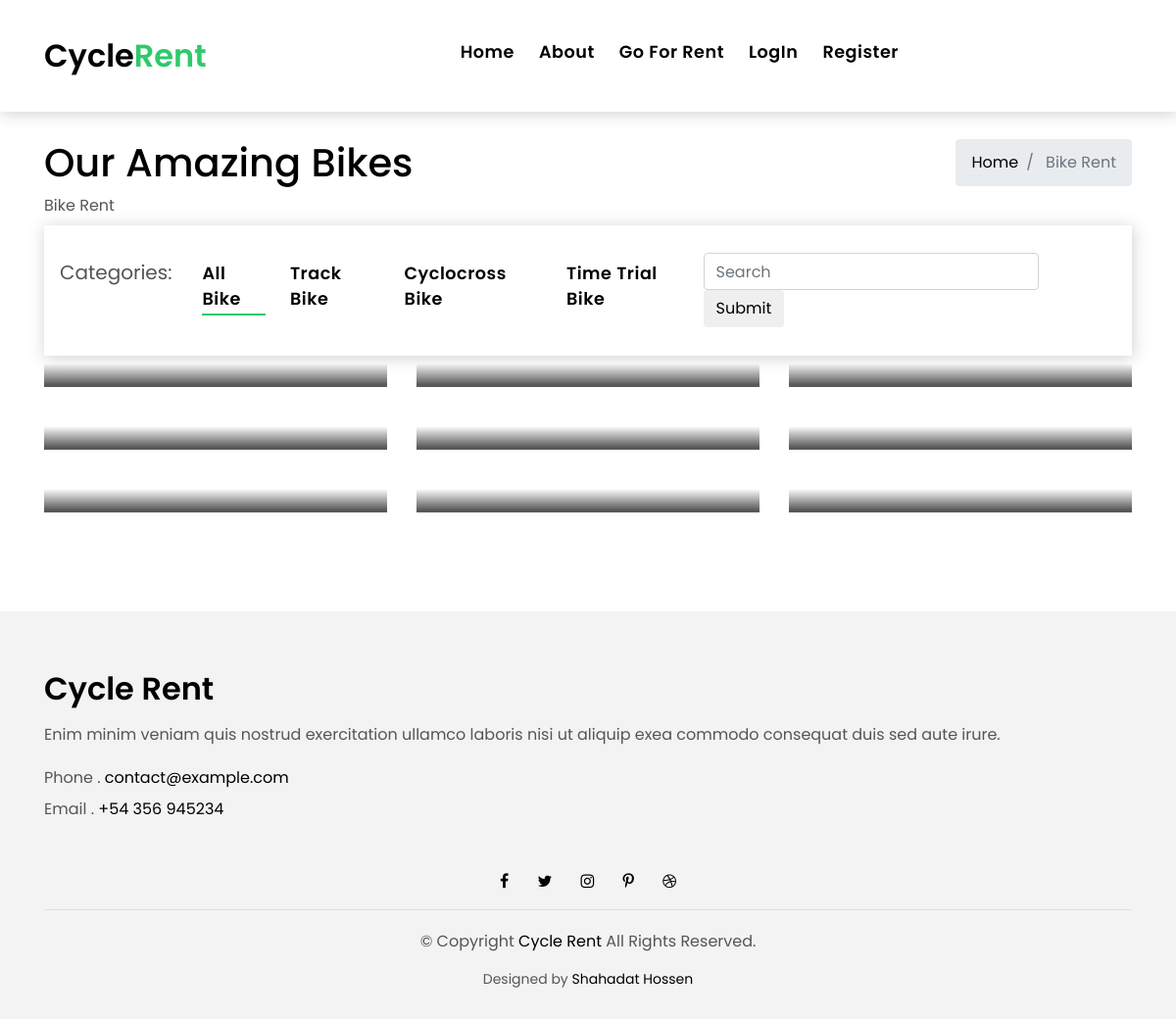
The page /go_for_rent/bike_list/ on the database its author committed.
### rent/models.py (models this page shows, shortened)
class Header(models.Model):
	title = models.CharField(max_length=120)
	text = models.CharField(max_length=12)

class BikeCategory(models.Model):
	title = models.CharField(max_length=120,unique=True)
	slug = models.SlugField(unique=True)
	active = models.BooleanField(default=True)
	timestamp = models.DateTimeField(auto_now_add=True,auto_now=False)
	def __str__(self):
		return self.title
	def get_absolute_url(self):
		return reverse("rent:bike_category", kwargs={
            'slug': self.slug
        })

### rent/views.py (the view, shortened to what this page needs)
# urls.py: path('bike_list/', BikeListView.as_view(), name='bike_list'),
class BikeListView(ListView):
	model = Bike
	queryset = Bike.objects.all()
	paginate_by = 12
	def get_context_data(self,*args,**kwargs):
		context = super().get_context_data(*args,**kwargs)
		context["header"] = Header.objects.all()[:1]
		context["category"] = BikeCategory.objects.filter(active=True)
		context["query"] = self.request.GET.get("q")
		return context
	def get_queryset(self, *args, **kwargs):
		qs = super().get_queryset(*args,**kwargs)
		query = self.request.GET.get("q")
		return qs

### rent/models.py (called while the page is built)
	def get_cart_url(self):
		return reverse("rent:bike_detail", kwargs={
            'slug': self.slug
        })

### rent/templates/rent/bike_list.html (shortened to what this page needs)
{% extends "base.html" %}
{% load static %}
{% block content %}
  <section style="margin-top:70px">
    <div class="container">
      <div class="row">
        <div class="col-md-12 col-lg-8">
          <div class="title-single-box">
            {% for obj in header %}
              <h1 class="title-single">{{ obj.title }}</h1>
              <span class="color-text-a">{{ obj.text }}</span>
            {% endfor %}
          </div>
        </div>
        <div class="col-md-12 col-lg-4">
          <nav aria-label="breadcrumb" class="breadcrumb-box d-flex justify-content-lg-end">
            <ol class="breadcrumb">
              <li class="breadcrumb-item">
                <a href="{% url 'home' %}">Home</a>
              </li>
              <li class="breadcrumb-item active" aria-current="page">
                Bike Rent
              </li>
            </ol>
          </nav>
        </div>
      </div>
    </div>
  </section>
  <section class="property-grid grid">
    <div class="container">
      {% include 'rent/bikes_section.html' with objects=object_list cat_objects=category%}
      <div class="row">
        <div class="col-sm-12">
        </div>
      </div>
    </div>
  </section>
{% endblock %}

### rent/templates/rent/bikes_section.html (shortened to what this page needs)
{% url 'rent:bike_list' as bike_list %}
<div class="row">
  <div class="col-sm-12">
    <nav class="navbar navbar-default navbar-trans navbar-expand-lg mt-2 mb-2">
      <div class="collapse navbar-collapse" id="basicExampleNav">
        <ul class="navbar-nav mr-auto">
          <span class="navbar-brand">Categories:</span>
          <li class="nav-item">
            <a class="nav-link {% if request.path == bike_list %} active {% endif %}" href="{% url 'rent:bike_list' %}">
              All Bike
            </a>
          </li>
            {% for cat in cat_objects %}
              <li class="nav-item">
                <a class="nav-link {% if request.path == cat.get_absolute_url %} active {% endif %}" href="{{ cat.get_absolute_url }}">
                  {{ cat }}
                </a>
              </li>
            {% endfor %}
        </ul>
        <form action="{% url  'rent:bike_list' %} " class="form-inline" method="GET" role="Search">
          <div class="md-form my-0">
            <input name="q"  class="form-control mr-sm-2" type="text" placeholder="Search" aria-label="Search">
            <input class="btn " type="submit" placeholder="Submit" >
          </div>
        </form>
      </div>
    </nav>
  </div>
  {% for obj in objects %}
    <div class="col-md-4">
      <div class="card-box-a card-shadow">
        <div class="img-box-a">
        </div>
        <div class="card-overlay">
          <div class="card-overlay-a-content">
            <div class="card-body-a">
            </div>
          </div>
        </div>
      </div>
    </div>
  {% endfor %}
</div>

### static_in_pro/css/style.css (style rules this page uses)
body { font-family: 'Poppins', sans-serif; color: #555555; }
h1, h2, h3, h4, h5, h6 { color: #000000; }
a { color: #000000; transition: all .5s ease; }
.color-text-a { color: #555555; }
.navbar-default { transition: all .5s ease-in-out; background-color: #ffffff; padding-top: 28px; padding-bottom: 28px; -webkit-backface-visibility: hidden; backface-visibility: hidden; box-shadow: 1px 2px 15px rgba(100, 100, 100, 0.3); }
.navbar-default.navbar-trans, .navbar-default.navbar-reduce { -webkit-backface-visibility: hidden; backface-visibility: hidden; }
.navbar-default.navbar-trans .nav-item, .navbar-default.navbar-reduce .nav-item { position: relative; padding-right: 10px; padding-bottom: 8px; margin-left: 0; }
.navbar-default.navbar-trans .nav-link, .navbar-default.navbar-reduce .nav-link { font-size: 1.1rem; color: #000000; font-weight: 600; letter-spacing: 0.030em; transition: all 0.1s ease-in-out; position: relative; padding-left: 0; padding-right: 0; }
.navbar-default.navbar-trans .nav-link:before, .navbar-default.navbar-reduce .nav-link:before { content: ''; position: absolute; bottom: 5px; left: 0; width: 100%; height: 2px; z-index: 0; background-color: #2eca6a; -webkit-transform: scaleX(0); transform: scaleX(0); -webkit-transform-origin: right; transform-origin: right; transition: opacity .2s ease-out 0.3s, -webkit-transform .2s ease-out; transition: transform .2s ease-out, opacity .2s ease-out 0.3s; transition: transform .2s ease-out, opacity .2s ease-out 0.3s, -webkit-transform .2s ease-out; }
.navbar-default.navbar-trans .show > .nav-link:before, .navbar-default.navbar-trans .active > .nav-link:before, .navbar-default.navbar-trans .nav-link.show:before, .navbar-default.navbar-trans .nav-link.active:before, .navbar-default.navbar-reduce .show > .nav-link:before, .navbar-default.navbar-reduce .active > .nav-link:before, .navbar-default.navbar-reduce .nav-link.show:before, .navbar-default.navbar-reduce .nav-link.active:before { -webkit-transform: scaleX(1); transform: scaleX(1); }
.navbar-default.navbar-trans .nav-link:before { background-color: #2eca6a; }
.navbar-default.navbar-trans .show > .nav-link, .navbar-default.navbar-trans .active > .nav-link, .navbar-default.navbar-trans .nav-link.show, .navbar-default.navbar-trans .nav-link.active { color: #000000; }
.card-box-a, .card-box-b, .card-box-d { position: relative; overflow: hidden; -webkit-backface-visibility: hidden; backface-visibility: hidden; }
.card-overlay { position: absolute; width: 100%; height: 100%; top: 0; left: 0; }
.card-shadow { -webkit-backface-visibility: hidden; backface-visibility: hidden; }
.card-shadow:before { content: ' '; position: absolute; top: 0; left: 0; width: 100%; height: 100%; z-index: 1; background: linear-gradient(to bottom, rgba(0, 0, 0, 0) 0%, rgba(0, 0, 0, 0.2) 27%, rgba(0, 0, 0, 0.65) 90%); }
.card-overlay-a-content { transition: all .5s ease-in; position: absolute; width: 100%; bottom: 0px; z-index: 2; }
.card-body-a { z-index: 2; transition: all .5s ease-in; padding: 0rem 1rem 2rem 1rem; }
.btn { transition: .5s ease; }
@media (min-width: 768px) { .navbar-default.navbar-trans .nav-item, .navbar-default.navbar-reduce .nav-item { margin-left: 15px; } }
@media (min-width: 768px) { .grid .card-box-a, .grid .card-box-b, .grid .card-box-c, .grid .card-box-d { margin-bottom: 2.5rem; } }
@media (min-width: 768px) { .card-overlay-a-content { bottom: -20px; } }
@media (min-width: 992px) { .card-overlay-a-content { bottom: 0px; } }

### rows shown on the page
Header: title "Our Amazing Bikes", text "Bike Rent"
BikeCategory: title "Track Bike"
BikeCategory: title "Cyclocross Bike"
BikeCategory: title "Time Trial Bike"
